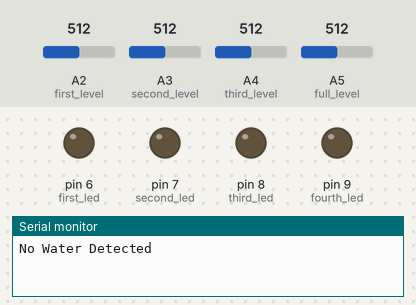
This sketch was run on a simulated Arduino Uno, built with avr-gcc and run on an emulated ATmega328P. On the bench: output pins drawn as LEDs (lit = HIGH), the last lines printed to the serial monitor. Inputs (shaded band) come from the test bench; at power-on: A2 (first_level) = 512, A3 (second_level) = 512, A4 (third_level) = 512, A5 (full_level) = 512.

Above: at 1.8 s.
1.9 s: A2 (first_level) set to 888
3.4 s: A2 (first_level) set to 915
At 4.5 s:
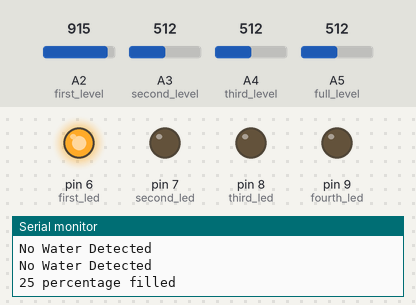
5.5 s: A3 (second_level) set to 889
8.2 s: A3 (second_level) set to 913
At 10.4 s:
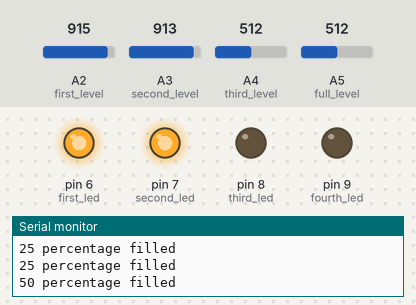
11.3 s: A3 (second_level) set to 890
At 13.9 s:
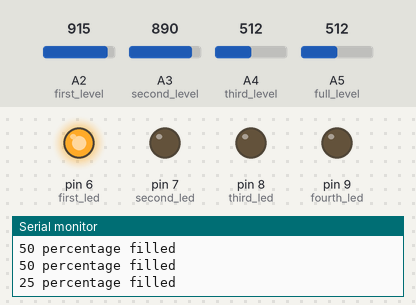
14.4 s: A3 (second_level) set to 910
At 16.3 s:
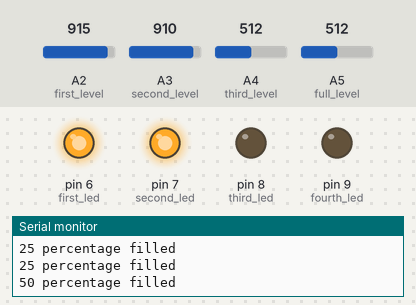
Timing chart, 0 to 17.8 s (numbered marks = the images above; inputs shaded):
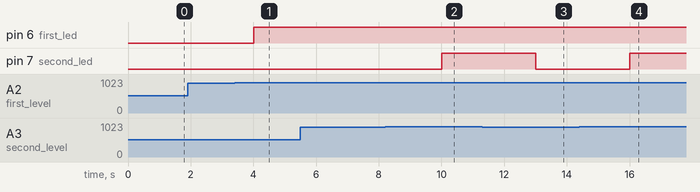

Measured:
- the behaviour switches between 900 and 901 on A2 (first_level) (found by bisection; images 0 and 1)
- the behaviour switches between 900 and 901 on A3 (second_level) (found by bisection; images 1 and 2)
- after the input at 3.4 s, pin 6 (first_led): LOW → HIGH after 0.60 s
- after the input at 8.2 s, pin 7 (second_led): LOW → HIGH after 1.8 s
- after the input at 11.3 s, pin 7 (second_led): HIGH → LOW after 1.7 s
- after the input at 14.4 s, pin 7 (second_led): LOW → HIGH after 1.6 s

The sketch:

waterlevel_latest.ino
```cpp
const int SpmpSensorPin = A0; // set A0 as the Spump water sensor pin
int SpmpsensorValue = 0;  // variable to store the value coming from the sensor
const int first_level = A2, second_level = A3, third_level = A4, full_level = A5;
int currentLevel = 0;

const int first_led = 6;
const int second_led = 7;
const int third_led = 8;
const int fourth_led = 9;

const int buzzer = 9; //buzzer to arduino pin 9

void setup() {
  Serial.begin(9600);
  pinMode(first_level, INPUT); // Water sensor input pin
  pinMode(second_level, INPUT); // Water sensor input pin
  pinMode(third_level, INPUT); // Water sensor input pin
  pinMode(full_level, INPUT); // Water sensor input pin

  pinMode(first_led, OUTPUT); // Led Output pin
  pinMode(second_led, OUTPUT); // Led Output pin
  pinMode(third_led, OUTPUT); // Led Output pin
  pinMode(fourth_led, OUTPUT); // Led Output pin
}

void loop() {
//   ---- just testing ---
// Serial.println("level 1");
// Serial.println(analogRead(first_level));
// delay(1000);
// Serial.println("level 2");
// Serial.println(analogRead(second_level));
// delay(1000);
// Serial.println("level 3");
// Serial.println(analogRead(third_level));
// delay(1000);
// Serial.println("level 4");
// Serial.println(analogRead(full_level));
 delay(1000);

 //Water going up
if(analogRead(first_level)> 900 && currentLevel==0){

  currentLevel=1;
  }
  //down1---------
else if(analogRead(first_level)< 900 && currentLevel>0){

  currentLevel=0;
  }
  //---------
else if(analogRead(second_level) > 900 && currentLevel==1){
    currentLevel=2;
  }
  //down2---------
else if(analogRead(second_level)< 900 && currentLevel==2){

  currentLevel=1;
  }
  //---------
else if(analogRead(third_level)> 900 && currentLevel==2){

   currentLevel=3;
  }
  //down3---------
else if(analogRead(third_level)< 900 && currentLevel==3){

  currentLevel=2;
  }
  //---------
else if(analogRead(full_level)> 900 && currentLevel==3){

   currentLevel=4;
  }
  //down4---------
else if(analogRead(full_level)< 900 && currentLevel==4){

  currentLevel=3;
  }
  //---------
else if(analogRead(first_level)< 900){

    currentLevel=0;
  }


if(currentLevel == 1){
  Serial.println("25 percentage filled");
  digitalWrite(first_led,HIGH);
  digitalWrite(second_led,LOW);
  digitalWrite(third_led,LOW);
  digitalWrite(fourth_led,LOW);
  }
else if(currentLevel == 2){
  Serial.println("50 percentage filled");
  digitalWrite(first_led,HIGH);
  delay(1000);
  digitalWrite(second_led,HIGH);
  digitalWrite(third_led,LOW);
  digitalWrite(fourth_led,LOW);
  }
else if(currentLevel == 3){
  Serial.println("75 percentage filled");
  digitalWrite(first_led,HIGH);
  delay(1000);
  digitalWrite(second_led,HIGH);
  delay(1000);
  digitalWrite(third_led,HIGH);
  digitalWrite(fourth_led,LOW);
  }
else if(currentLevel == 4){
  Serial.println("Completly Filled");
  digitalWrite(first_led,HIGH);
  delay(1000);
  digitalWrite(second_led,HIGH);
  delay(1000);
  digitalWrite(third_led,HIGH);
  delay(1000);
  digitalWrite(fourth_led,HIGH);
  }
else{
  Serial.println("No Water Detected");
  digitalWrite(first_led,LOW);
  digitalWrite(second_led,LOW);
  digitalWrite(third_led,LOW);
  digitalWrite(fourth_led,LOW);
  }

}
```
